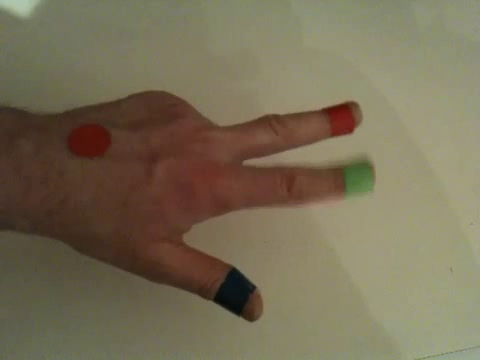
#> input picture frame 52 of project/videos/video1.mp4, 480 x 360 px
$ python project.py
#> lines starting #> are read from the running program, lines starting #| are printed output that depends on the picture; after the words box and inside, x2 and y2 are one past the last pixel; in counts of white or black regions, pixels touching at a corner belong together
import numpy as np
import cv2
import os


# define the color ranges (Using lab 4 to determine Hue values)
colors = [
	[(40, 80, 0), (65, 255, 255), 'Green'], # Green
	[(0, 100, 140), (25, 255, 255), 'Yellow'], # Yellow
	[(80, 5, 5), (126, 255, 255), 'Blue'], # Blue
	[(0, 170, 65), (25, 255, 255), 'Red'] # Red
]

# Play each video in the videos directory
for video in os.listdir('./videos'):

	# Only play video files
	if not video.endswith('.mp4'):
		print("Skipping {}".format(video))
		continue

	# Create a capture stream for the current video
	cap = cv2.VideoCapture('./videos/{}'.format(video))

	while True:

		# grab the current frame and determine if we're still reading data
		playing, frame = cap.read()
#> frame is the input picture: shape (360, 480, 3); mean B, G, R 85.9, 110, 120

		# if we are viewing a video and we did not grab a frame,
		# then we have reached the end of the video
		if not playing:
			break

		# Convert to hsv colorspace for easier hue tracking (As seen in lab 4)
		hsv = cv2.cvtColor(frame, cv2.COLOR_BGR2HSV)
#> hsv: shape (360, 480, 3); mean H, S, V 23.6, 80.5, 120.8

		for color in colors:

			# Mask out the specific color as seen in part b of lab 4
			mask = cv2.inRange(hsv, color[0], color[1])

			# Remove as much noise as possbile
			mask = cv2.erode(mask, None, iterations=4)
			mask = cv2.dilate(mask, None, iterations=4)

			# Find the contours -- Followed this tutorial: https://www.pyimagesearch.com/2015/09/14/ball-tracking-with-opencv/
			# Modified to track multiple objects using contours
			contours = cv2.findContours(mask,cv2.RETR_EXTERNAL,cv2.CHAIN_APPROX_SIMPLE)[-2]

			# For each of the contours we need to draw a box around it
			for contour in contours:

				# Use OpenCV to determine the edges of the contour
			    x, y, w, h = cv2.boundingRect(contour)

			    # Draw a rectangle around the object and then state the location and color
			    # This is similar to what was done in lab 5
			    cv2.rectangle(frame, (x-5, y-5), (x+w+5, y+h+5), (0, 255, 0), 2)
			    cv2.putText(frame, color[2] + ' ({}, {})'.format(x, y), (x, y+h), cv2.FONT_HERSHEY_SIMPLEX, 0.4, (0, 0 ,0), 2)
#> this loop made 4 passes
#> pass 1, `mask = cv2.inRange(hsv, color[0], color[1])`:
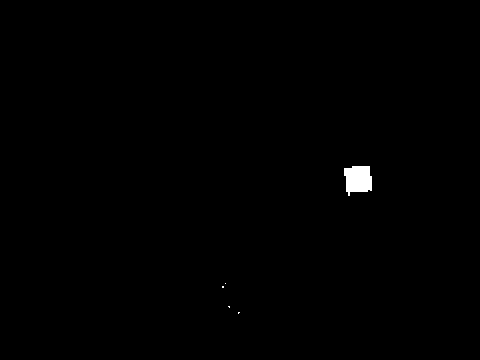
#> mask: shape (360, 480); 0.39% white; 5 white regions (4 under 20 px), largest, box (x1, y1, x2, y2) and area: (344, 166, 372, 196) 662
#> pass 1, `mask = cv2.erode(mask, None, iterations=4)`:
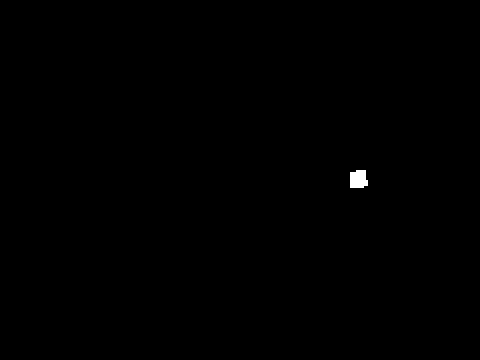
#> mask: shape (360, 480); 0.16% white; 1 white region, box (x1, y1, x2, y2) and area: (350, 170, 368, 188) 284
#> pass 2, `mask = cv2.inRange(hsv, color[0], color[1])`:
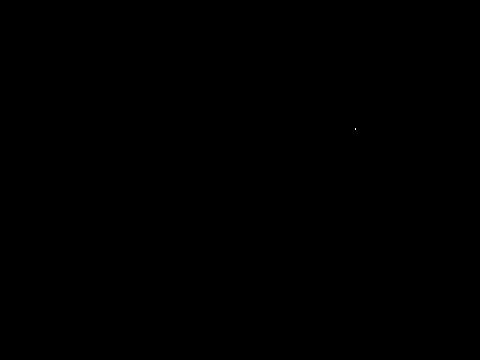
#> mask: shape (360, 480); 0% white in thin lines or dots, all inside (x1, y1, x2, y2) = (355, 128, 356, 130)
#> after the loop:
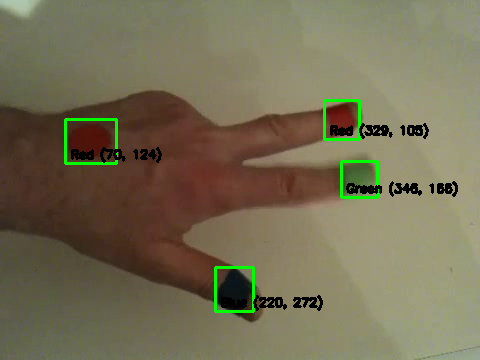
#> frame: shape (360, 480, 3); 2.66% of pixels changed, all inside (x1, y1, x2, y2) = (64, 99, 458, 313)
#> after the loop:
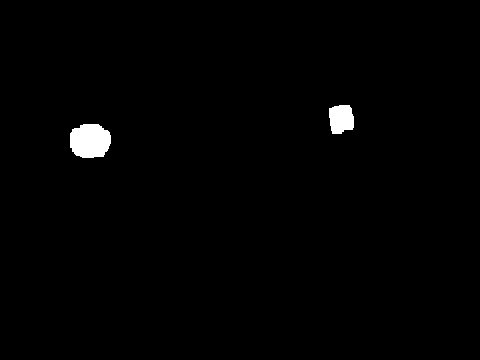
#> mask: shape (360, 480); 1% white; 2 white regions, box (x1, y1, x2, y2) and area: (70, 124, 111, 158) 1161, (329, 105, 354, 134) 609


		# Show the updated frame with the tracking information
		cv2.imshow(video, frame)

		# if the 'q' key is pressed, stop the loop
		if cv2.waitKey(1) & 0xFF == ord("q"):
#> (key q is pressed here)
			break

	# Remove the window and stop the capture once we're done with it
	cap.release()
	cv2.destroyAllWindows()

$ run again, starting later in the video
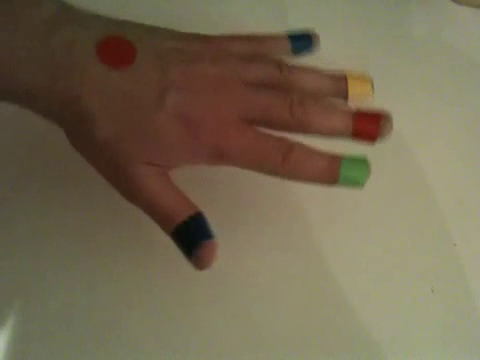
#> input picture frame 236 of project/videos/video1.mp4, 480 x 360 px
#> frame is the input picture: shape (360, 480, 3); mean B, G, R 81.4, 105, 116.5
#> hsv: shape (360, 480, 3); mean H, S, V 22.4, 85.5, 117.1
#> after the loop `for color in colors:`:
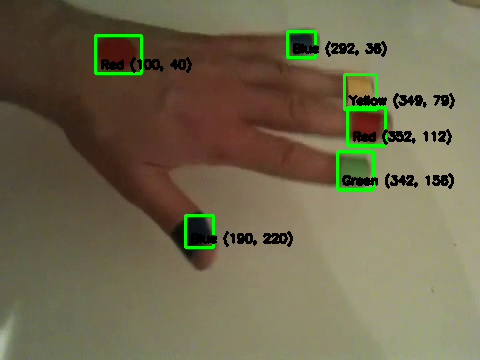
#> frame: shape (360, 480, 3); 3.68% of pixels changed, all inside (x1, y1, x2, y2) = (94, 30, 455, 249)
#> after the loop `for color in colors:`:
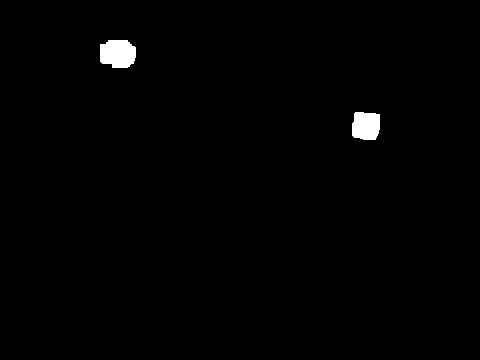
#> mask: shape (360, 480); 0.9% white; 2 white regions, box (x1, y1, x2, y2) and area: (100, 40, 136, 68) 858, (352, 112, 380, 140) 698

$ run again, starting later in the video
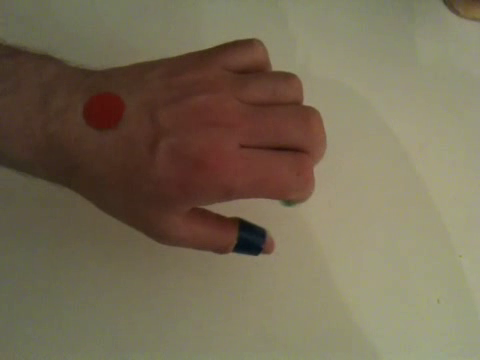
#> input picture frame 420 of project/videos/video1.mp4, 480 x 360 px
#> frame is the input picture: shape (360, 480, 3); mean B, G, R 85.1, 107.8, 119.1
#> hsv: shape (360, 480, 3); mean H, S, V 22.3, 81.3, 119.5
#> after the loop `for color in colors:`:
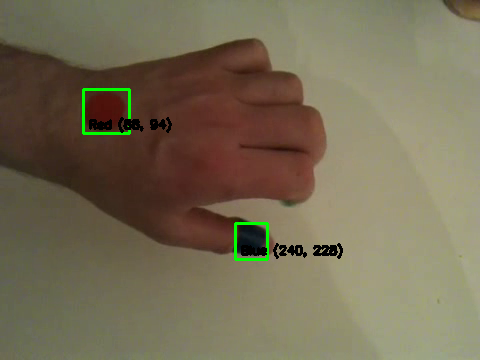
#> frame: shape (360, 480, 3); 1.29% of pixels changed, all inside (x1, y1, x2, y2) = (82, 88, 343, 261)
#> after the loop `for color in colors:`:
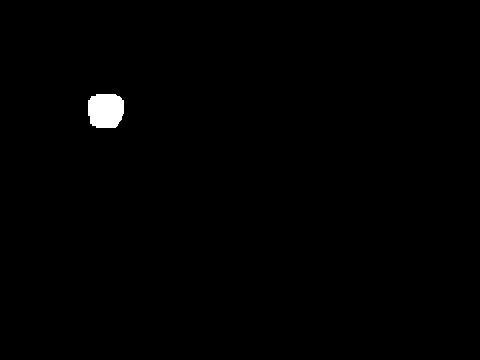
#> mask: shape (360, 480); 0.62% white; 1 white region, box (x1, y1, x2, y2) and area: (88, 94, 124, 128) 1078
